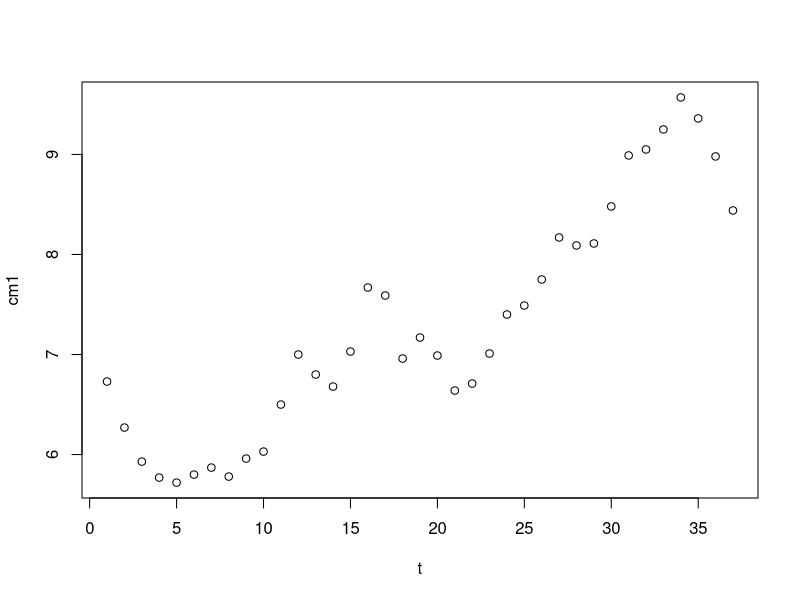
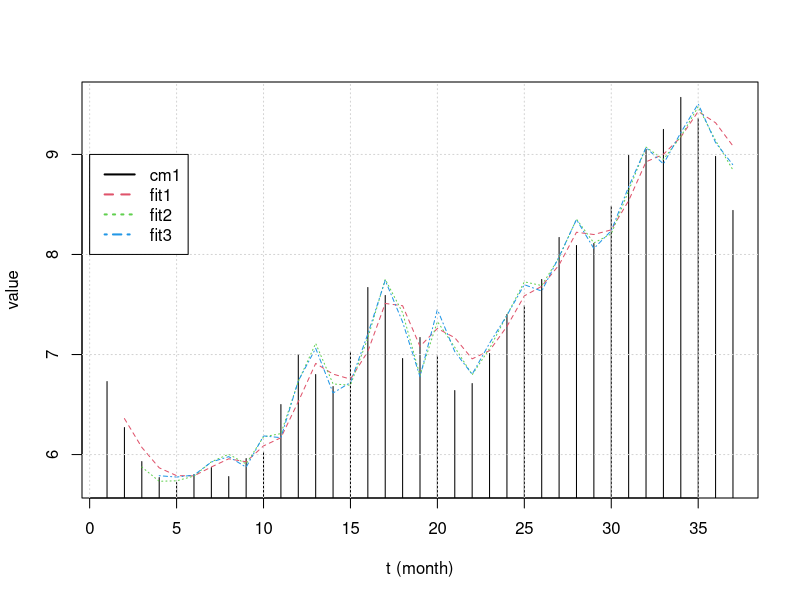
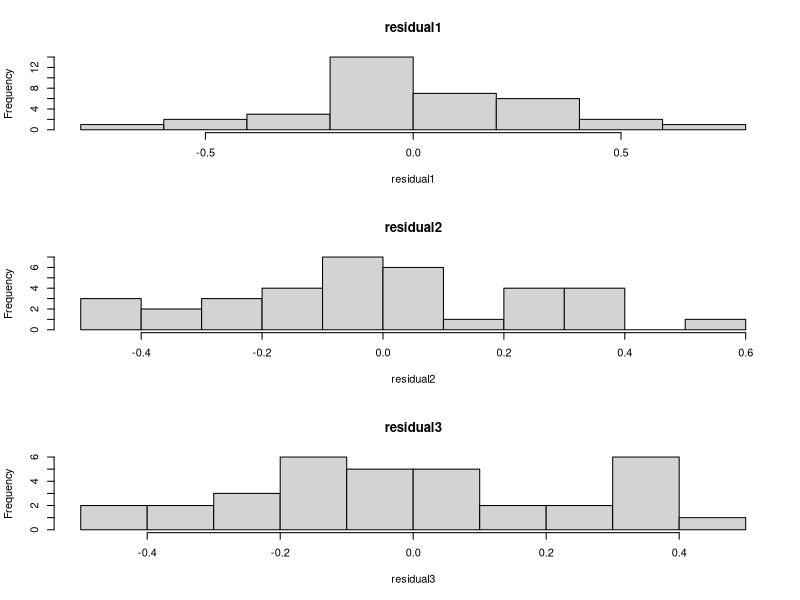
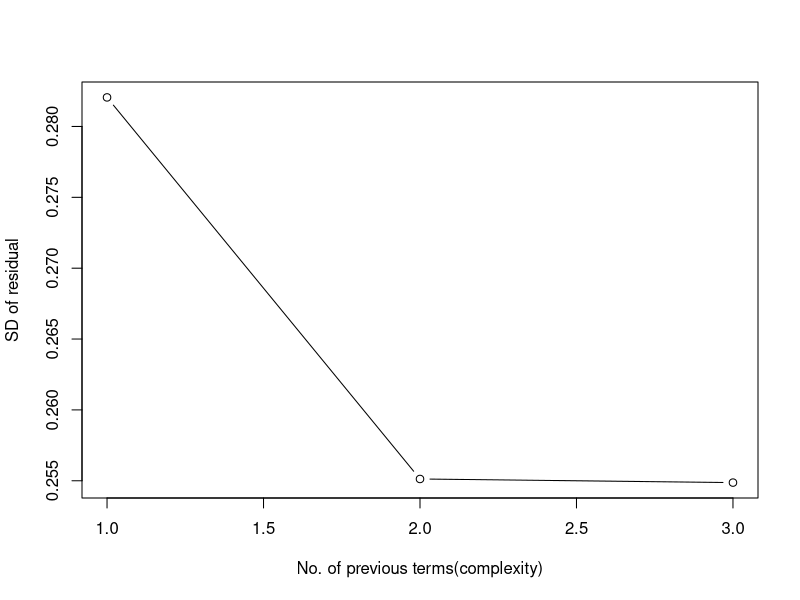
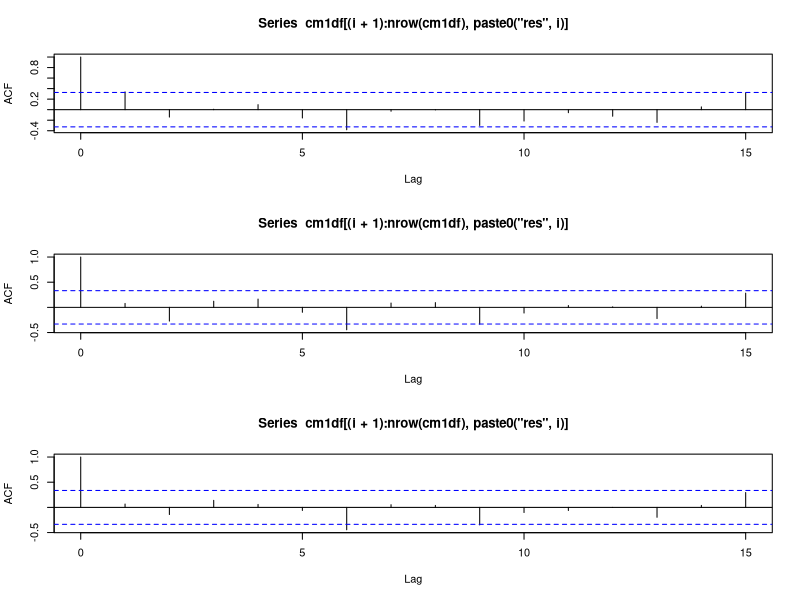
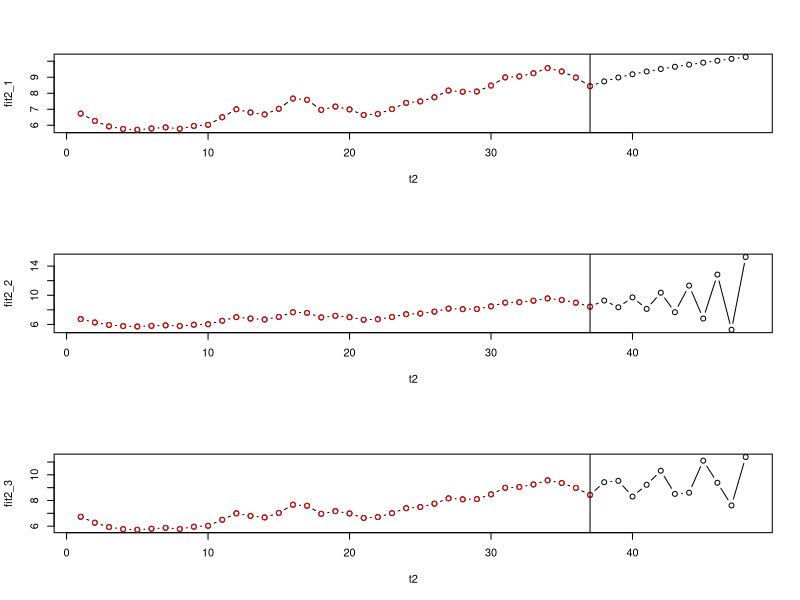
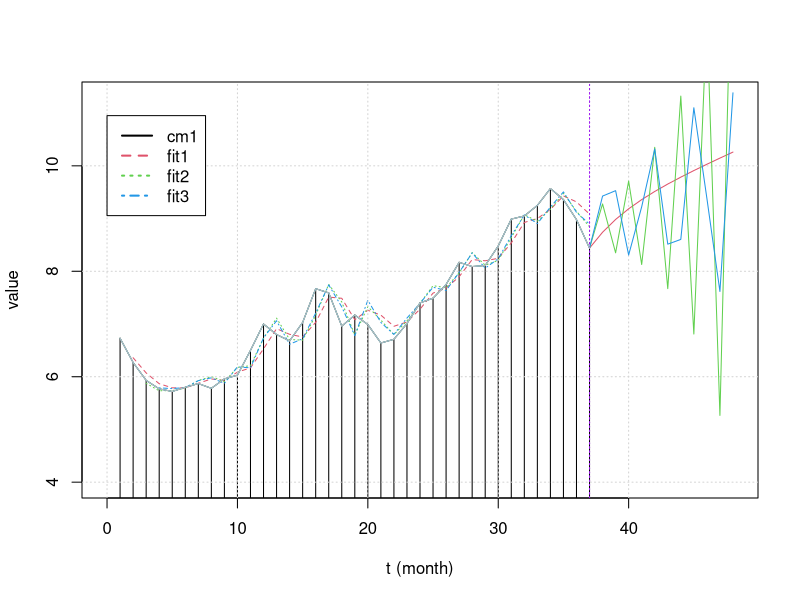

Recreate these plots in R, in order.
# Example 8.6 ARM problem

#1. Read and preview
# read data (change path for your computer)
# Note: The user must download cm1.txt from the book website because I do not have the copyright to host the data in the github repo
cm1=scan("cm1.txt")
n=length(cm1)
t=seq(1,n,1)
# plot data
#par(mfcol=c(2,2))
plot(t,cm1)


#2. Data manipulation
#repeat for Autoregression involving 1:3 previous terms
#(to avoid copying and pasting lag1=...,fit1...)

cm1df = data.frame(t=t,cm1=cm1)
cm1df = within(cm1df,{
  for(i in 1:3) assign(paste0('lag',i),c(rep(NA,i),cm1[1:(n-i)]))#assign lag1:lag3
  remove(i)
})
#for(i in 1:3) assign(paste0('lag',i),c(rep(NA,i),cm1[1:(n-i)]))#assign lag1:lag3

fit1 = lm(cm1~t+lag1,data=cm1df)
fit2 = lm(cm1~t+lag1+lag2,data = cm1df)
fit3 = lm(cm1~t+lag1+lag2+lag3,data = cm1df)

cm1df = within(cm1df,{
  for(i in 1:3) assign(paste0('fit',i),c(rep(NA,i),predict.lm(eval(parse(text = paste0('fit',i))))))#assign lag1:lag3
  remove(i)
})
cm1df =within(cm1df,{
  for(i in 1:3) assign(paste0('res',i),cm1 - get(paste0('fit',i)))#assign lag1:lag3
  remove(i)
})
#cm1df
head(cm1df)
layout(1)
cm1pred = c('cm1','fit1','fit2','fit3')
matplot(x=cm1df[,'t'],y=cm1df[,cm1pred],type = c('h','l','l','l'),lty = 1:4,col =1:4,
        xlab = 't (month)',ylab = 'value')
grid()
legend(0,9,legend = cm1pred,lwd=2,col = 1:4,lty = 1:4)

layout(1:3)
for(i in 1:3) hist(cm1df[,as.character(paste0('res',i))],xlab =  paste0('residual',i),main = paste0('residual',i))
layout(1)
sd_error=numeric(3)
for(i in 1:3) sd_error[i] = sd(cm1df[,as.character(paste0('res',i))],na.rm =T)
plot(c(1:3), sd_error,
     xlab = 'No. of previous terms(complexity)',ylab = 'SD of residual',type = 'b')
#plot shows how residuals get lowered at the expense of greater complexity

#uncomment the code below to avoid copying and pasting
#!!!Note that this is usually not encouraged because it is unintuitive
#(to avoid copying and pasting lag1=...,fit1...)
#for(i in 1:3){
#  indp = paste0('lag',1:i)
#  sapply(indp,paste,sep = "+")
#  assign(paste0('fit',i),lm(as.formula(paste('cm1 ~ t +',indp))))
#}
#  for(i in 1:3) print(summary(eval(parse(text = paste0('fit',i)))))


# plot autocovariance function for these residuals
#require(graphics)
layout(1:3)
for(i in 1:3) acf(cm1df[(i+1):nrow(cm1df),paste0('res',i)])
#acf(e1)


# forecast cm1 for May 1990
for(i in 1:3) {
  assign(paste0('coef',i),coef(get(paste0('fit',i))))
 print(get(paste0('coef',i)))
 }
nf=11#n of forcast
t2=seq(1,n+nf,1)
for(i in 1:3){
  #for every model
  cm1f = c(cm1,numeric(nf))
  #for(k in 1:i){
   #   #for every lag
    #  coeflag = c(coeflag,get(paste0('coef',k))[paste0('lag',k)])
    #}
  for(j in n+1:nf){
    #for every ts term
    

    #cm1flag = NULL
    #for(k in 1:i){
      #for every lag
    cm1flag= cm1f[(j-i):(j-1)]
    cm1f[j] = sum(get(paste0('coef',i))*c(1,t2[j],cm1flag))
  }
  assign(paste0('cm1f',i),cm1f)
  #fit2 = numeric(length(cm1f))
  #for(j in n+i:nf){
  #  fit2[j] = sum(get(paste0('coef',i))*c(1,t2[j],cm1f[(j-i+1):(j)]))
  #}
  assign(paste0('fit2_',i),fit2)
}
layout(1:3)
for(i in 1:3){
  plot(t2,get(paste0('cm1f',i)),ylab=paste0('fit2_',i), type ='b')
  points(t,cm1,col = 'red')
  abline(v = n)
}

layout(1)
cm1pred = c('cm1','fit1','fit2','fit3')
matplot(x=cm1df[,'t'],y=cm1df[,cm1pred],type = c('h','l','l','l'),lty = 1:4,col =1:4,
        xlab = 't (month)',ylab = 'value',
        xlim = c(0,n+nf),
        ylim = c(min(cm1) - 1.5*sd(cm1),
                 (max(cm1)+1.5*sd(cm1))))
grid()
legend(0,max(cm1)+1.2*sd(cm1),legend = cm1pred,lwd=2,col = 1:4,lty = 1:4)
for(i in 1:3){
  lines(t2,get(paste0('cm1f',i)),ylab=paste0('fit2_',i), type ='l',col = i+1)
  #points(t,cm1,col = 'red')
  abline(v = n,col = 'purple',lty = 3)
}
lines(t,cm1,col = 'grey')


for(i in 1:3) {
  print(i)
  print(get(paste0('cm1f',i)))
}

